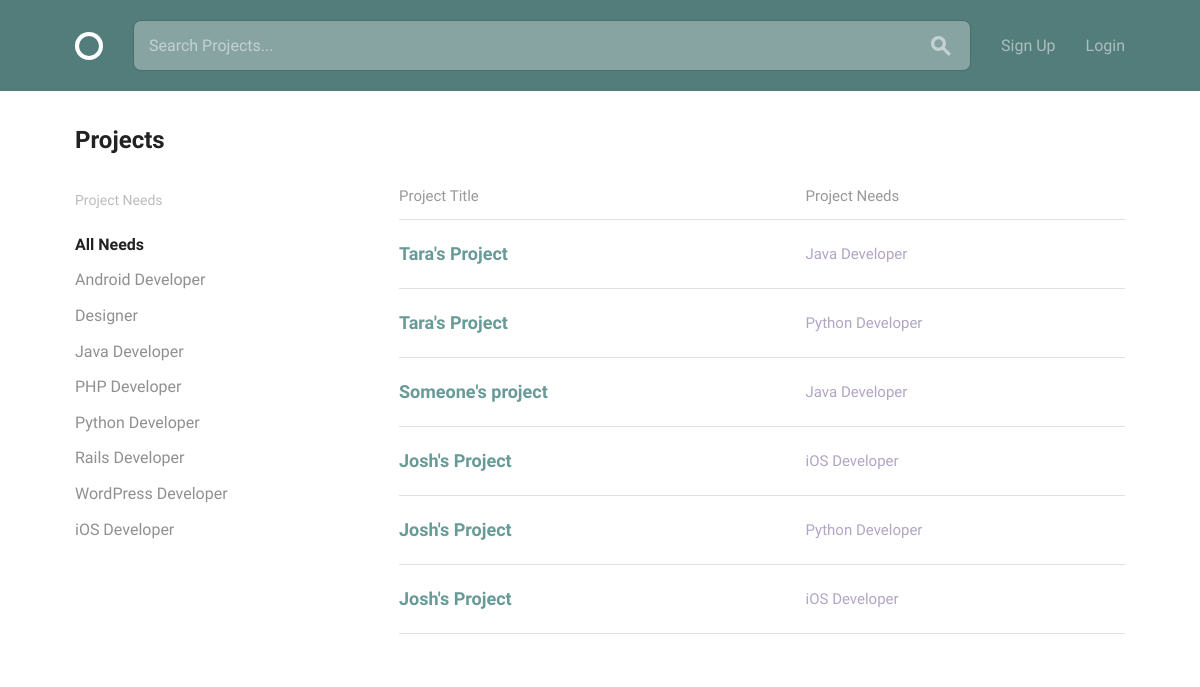
Before: / with the older database file.
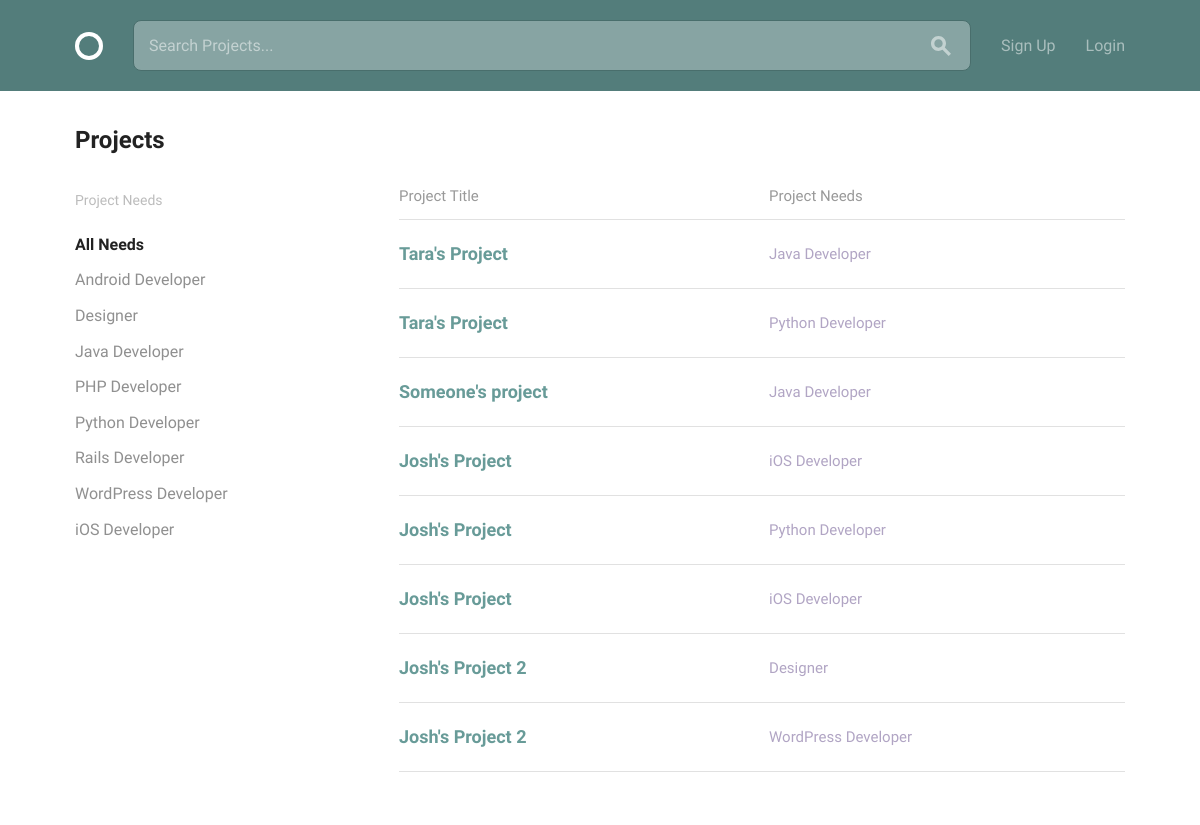
After: the same page with the newer database file.
### teams/models.py (models this page shows, shortened)
class Position(models.Model):
    title = models.CharField(max_length=100)

class ProjectPosition(models.Model):
    project = models.ForeignKey(Project, on_delete=models.CASCADE)
    position = models.ForeignKey(Position, on_delete=models.CASCADE)
    applicants = models.ManyToManyField(User, through='Application')
    description = models.TextField()
    status = models.CharField(max_length=25)  # open, filled

class Project(models.Model):
    user = models.ForeignKey(
        User,
        related_name='projects',
        on_delete=models.CASCADE,)
    title = models.CharField(max_length=100)
    description = models.TextField()
    time_estimate = models.TextField()
    requirements = models.TextField()
    positions = models.ManyToManyField(Position, through='ProjectPosition')

### teams/views.py (the view)
# urls.py: 2. Add a URL to urlpatterns:  path('', views.home, name='home')
def home(request, position_pk=None):
    if request.user.is_authenticated:
        user_applications = models.Application.objects.filter(
            user=request.user)
        user_application_positions = [app.project_position.pk
                                      for app in user_applications]
    else:
        user_applications = None
        user_application_positions = None
    positions = models.Position.objects.all()
    if position_pk:
        project_positions = models.ProjectPosition.objects.filter(
            position__pk=position_pk)
    else:
        project_positions = models.ProjectPosition.objects.all()
    return render(
        request,
        'teams/home.html',
        {'positions': positions,
         'position_pk': position_pk,
         'project_positions': project_positions,
         'user_apps': user_application_positions})

### teams/templates/teams/home.html (shortened to what this page needs)
{% extends "layout.html" %}
{% block content %}
<div class="bounds circle--page">
    <div class="circle--page--header circle--fluid">
        <div class="circle--fluid--cell circle--fluid--primary">
            <h2>Projects</h2>
        </div>
        <div class="circle--fluid--cell circle--fluid--secondary">
        </div>
    </div>
    <div class="grid-25">
        <div class="circle--filter circle--secondary--module">
            <h4>Project Needs</h4>
            <ul class="circle--filter--list">
                <li><a href="{% url 'teams:home' %}" class="{% if not position_pk %}selected{% endif %}">All Needs</a></li>
                {% for position in positions %}
                <li><a href="{% url 'teams:position_filter' position_pk=position.pk %}" class="{% if position_pk == position.pk %}selected{% endif %}">{{ position.title }}</a></li>
                {% endfor %}
            </ul>
        </div>
    </div>
    <div class="grid-70 grid-push-5">
        <table class="u-full-width circle--table">
            <thead>
                <tr>
                    <th>Project Title</th>
                    <th class="circle--cell--right">Project Needs</th>
                </tr>
            </thead>
            <tbody>
                {% for project_position in project_positions %}
                {% if not user.is_authenticated or project_position.project.user != request.user and project_position.id not in user_apps %}
                {% if project_position.status != 'filled' %}
                <tr class="clickable-row" data-href="{% url 'teams:project' pk=project_position.project.pk %}">
                    <td>
                        <h3>{{ project_position.project.title }}</h3>
                    </td>
                    <td class="circle--cell--right">
                        <span class="secondary-label">{{ project_position.position.title }}</span>
                    </td>
                </tr>
                {% endif %}
                {% endif %}
                {% endfor %}
            </tbody>
        </table>
    </div>
</div>
{% endblock %}

### templates/layout.html (shortened to what this page needs)
{% load static from staticfiles %}
<!DOCTYPE html>
<html lang="en">
<head>
  <link rel="stylesheet" href="{% static "css/global.css" %}">
  <link rel="stylesheet" href="{% static "css/teams.css" %}">
</head>
<body>
  <header class="circle--header">
    <div class="bounds">
      <div class="circle--fluid">
        <div class="circle--fluid--cell">
          <h1 class="hide-text circle--logo"><a class="logo" href="{% url 'teams:home' %}">Circle</a></h1>
        </div>
        <div class="circle--fluid--cell circle--fluid--primary">
          <div class="circle--search">
            <input type="text" placeholder="Search Projects..." />
            <button>
            </button>
          </div>
        </div>
        <div class="circle--fluid--cell circle--fluid--secondary">
          <nav>
            <ul class="circle--inline">
              {% if not user.is_authenticated %}
                <li><a href="{% url 'teams:sign_up' %}">Sign Up</a></li>
                <li><a href="{% url 'teams:login' %}">Login</a></li>
              {% else %}
                <li><a href="{% url 'teams:profile' %}">{{ user.username }}</a></li>
                <li><a href="{% url 'teams:logout' %}">Sign Out</a></li>
              {% endif %}
            </ul>
          </nav>
        </div>
      </div>
    </div>
  </header>
{% block content %}{% endblock %}
</body>
</html>

Changed rows visible on the page:
added ProjectPosition: project "Josh's Project 2", position "Designer"
added ProjectPosition: project "Josh's Project 2", position "WordPress Developer"
